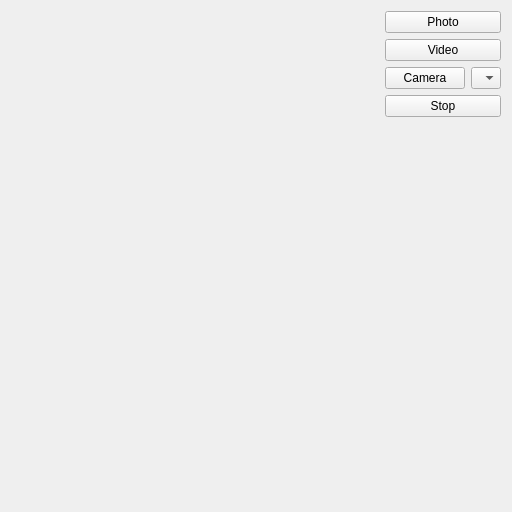
<?xml version="1.0" encoding="UTF-8"?>
<ui version="4.0">
 <class>Form</class>
 <widget class="QWidget" name="Form">
  <property name="geometry">
   <rect>
    <x>0</x>
    <y>0</y>
    <width>512</width>
    <height>512</height>
   </rect>
  </property>
  <property name="windowTitle">
   <string/>
  </property>
  <layout class="QVBoxLayout" name="verticalLayout_2">
   <item>
    <layout class="QHBoxLayout" name="horizontalLayout_2">
     <item>
      <spacer name="horizontalSpacer">
       <property name="orientation">
        <enum>Qt::Horizontal</enum>
       </property>
       <property name="sizeHint" stdset="0">
        <size>
         <width>40</width>
         <height>20</height>
        </size>
       </property>
      </spacer>
     </item>
     <item>
      <layout class="QVBoxLayout" name="verticalLayout">
       <item>
        <widget class="QPushButton" name="btnPhoto">
         <property name="text">
          <string>Photo</string>
         </property>
        </widget>
       </item>
       <item>
        <widget class="QPushButton" name="btnVideo">
         <property name="text">
          <string>Video</string>
         </property>
        </widget>
       </item>
       <item>
        <layout class="QHBoxLayout" name="horizontalLayout">
         <item>
          <widget class="QPushButton" name="btnCamera">
           <property name="text">
            <string>Camera</string>
           </property>
          </widget>
         </item>
         <item>
          <widget class="QComboBox" name="comboBoxCamera">
           <property name="maximumSize">
            <size>
             <width>30</width>
             <height>16777215</height>
            </size>
           </property>
          </widget>
         </item>
        </layout>
       </item>
       <item>
        <widget class="QPushButton" name="btnStop">
         <property name="text">
          <string>Stop</string>
         </property>
        </widget>
       </item>
      </layout>
     </item>
    </layout>
   </item>
   <item>
    <spacer name="verticalSpacer">
     <property name="orientation">
      <enum>Qt::Vertical</enum>
     </property>
     <property name="sizeHint" stdset="0">
      <size>
       <width>20</width>
       <height>450</height>
      </size>
     </property>
    </spacer>
   </item>
  </layout>
 </widget>
 <resources/>
 <connections/>
</ui>
